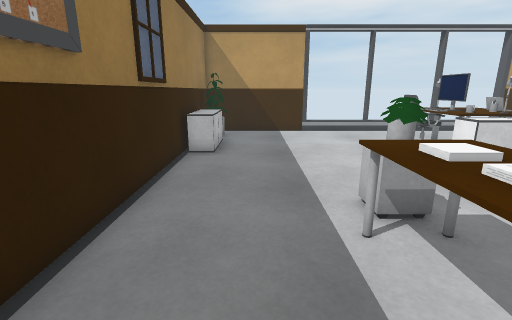
view 1 (above)

17 first-person views from a walk through a scene from a Unity 3-D project. The camera is 1.2 m above the floor, tilts 14° down and sees 85° across. Doors are open. The floor is counted in squares, 0.5 m on a side. Each view is taken from the middle of a square. On the plan, view 1 faces up. The plan holds only what a view shows up to about 18 squares ahead; the rest is blank. The player character is not drawn.

view 2
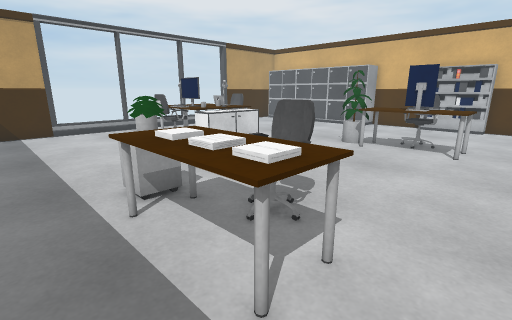

view 3
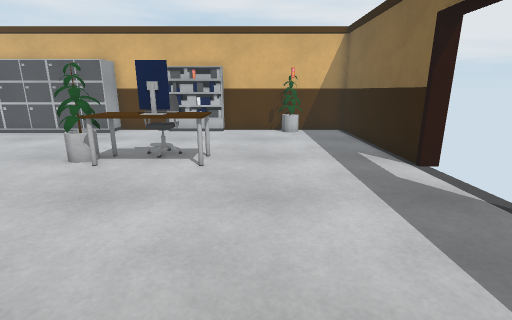

view 4
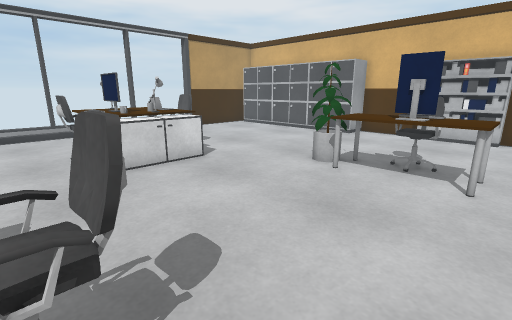

view 5
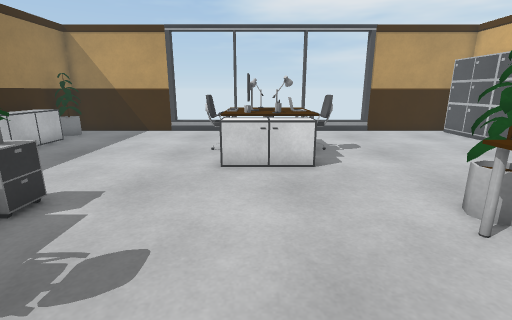

view 6
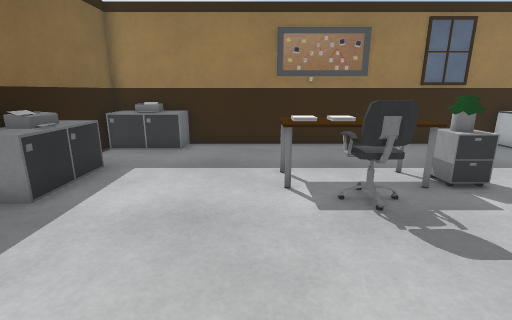

view 7
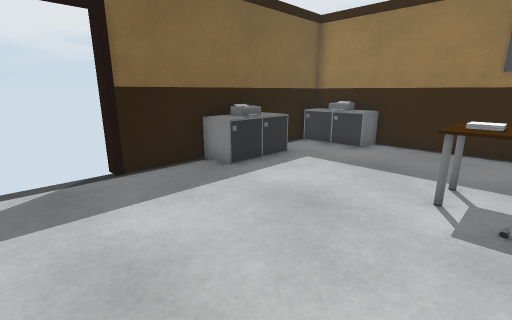

view 8
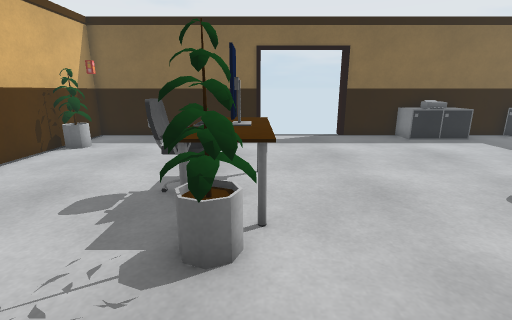

view 9
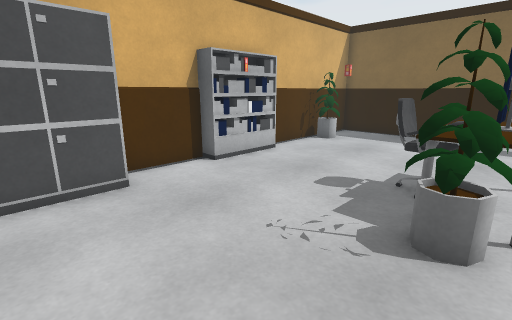

view 10
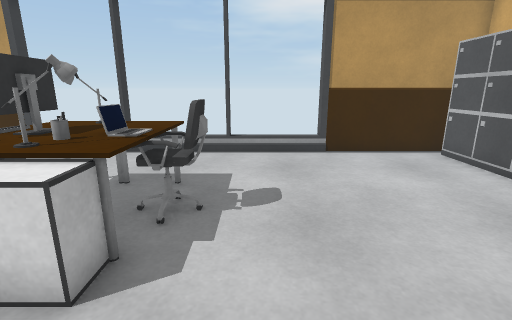

view 11
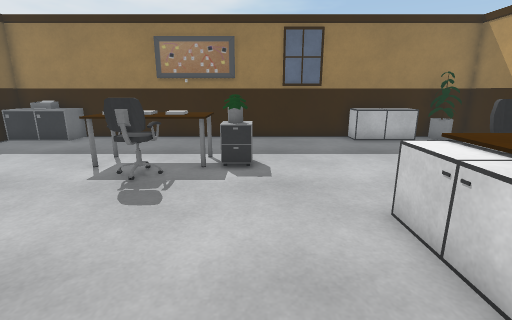

view 12
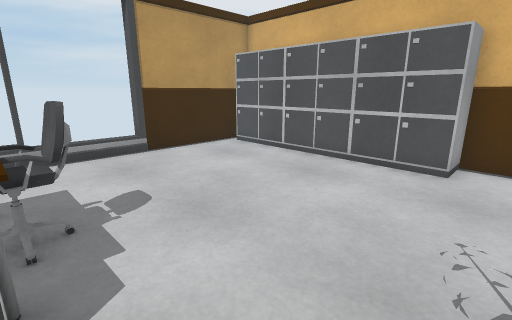

view 13
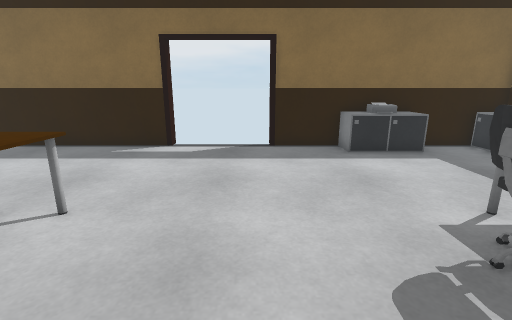

view 14
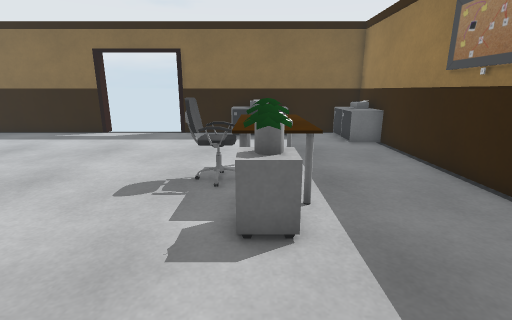

view 15
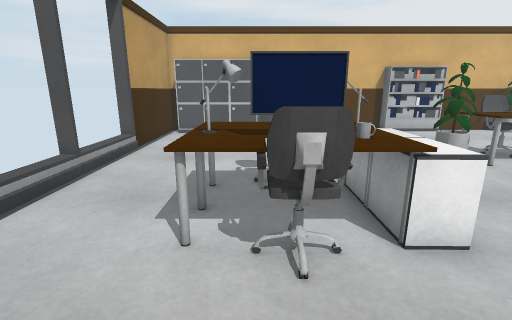

view 16
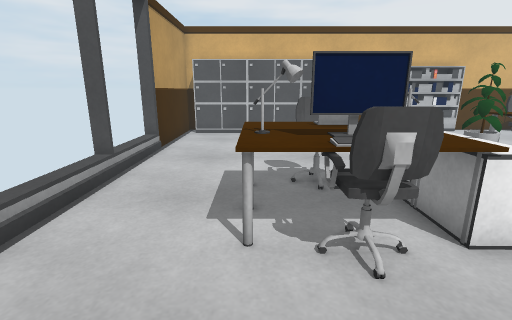

view 17
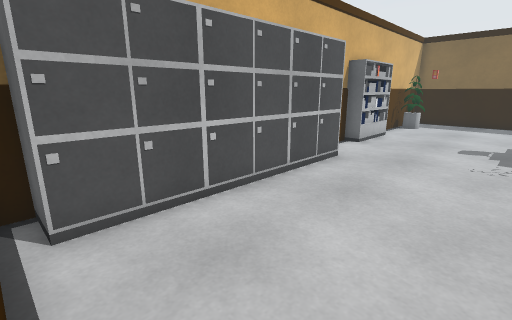

### Floor plan
Points are (right, up) in squares from view 1. A wall is a line through its corners. A room is listed if a view was taken in it or the views show most of it. See-through windows are left out.
Room 1 (views 1, 2, 3, 4, 5, 6, 7, 8, 9, 10, 11, 12, 13, 14, 15, 16, 17)
walls: (10.8, 17) (10.8, 17.7); (6.7, 17) (6.7, 17.6); (20.6, 4.1) (20.6, 7.5); (11, 17.6) (11, 17.1); (6.8, 17.8) (6.8, 17.1); (3.1, 17.6) (3.1, 17.1) (-2.9, 17.1) (-2.9, -6.4) (7.4, -6.4) (7.4, -7); (11.8, -7) (11.8, -6.4) (20.6, -6.4) (20.6, 1); (20.6, 17.1) (14.6, 17.1) (14.6, 17.7)
ways out: open door at (9.5, -7)
objects: cabinet (-2, -6) to (-1, -3); printer (-2, -5) to (-2, -4); cabinet (-2, 11) to (-2, 14); other object (-2, 15) to (-2, 16); cabinet (1, -6) to (2, -5); other object (2, 1) to (3, 1); other object (2, 2) to (3, 4); cabinet (2, 5) to (3, 6); printer (3, -6) to (3, -5); cabinet (4, -6) to (4, -5); chair (4, 2) to (5, 3); chair (6, 11) to (6, 12); cabinet (7, 9) to (10, 9); other object (7, 10); keyboard (7, 11) to (7, 12); other object (7, 13); mug (8, 10); monitor (8, 11) to (8, 12); other object (8, 13); other object (9, 10); laptop (9, 11) to (10, 12); other object (9, 12) to (10, 13); other object (10, 10); chair (11, 11) to (11, 12); other object (12, 1) to (13, 1); monitor (12, 2) to (12, 3); other object (12, 4) to (13, 4); other object (12, 5) to (13, 6); other object (13, 2) to (13, 3); chair (14, 2) to (14, 3); other object (19, -3); cabinet (19, 7) to (20, 10); cabinet (19, 11) to (19, 13); cabinet (19, 14) to (20, 16); other object (20, -4) to (20, -2)

Positions as (right, up) in squares from view 1, and headings:
1: (0, 0), facing up
2: (0, -1), facing up-right
3: (3, -1), facing right
4: (4, 0), facing up-right
5: (8, 0), facing up
6: (10, 0), facing left
7: (10, 2), facing down-left
8: (12, 9), facing down
9: (12, 10), facing down-right
10: (12, 6), facing up
11: (12, 6), facing left
12: (10, 6), facing up-right
13: (8, 6), facing down
14: (3, 10), facing down
15: (3, 12), facing right
16: (3, 13), facing right
17: (14, 17), facing down-right
